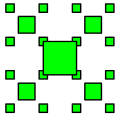

The script that drew this image:
import turtle
turtle.speed(0)
turtle.ht()

# Parameters
recursion_depth = 8  # Square's length (a power of 2)
scale =  6           # Scale for the drawing

# Draws a square with center (x, y) and the length r
def draw_square(x, y, r):
    turtle.penup()
    turtle.setposition(x, y)
    turtle.forward(r/2)
    turtle.left(90)
    turtle.forward(r/2)
    turtle.left(90)
    turtle.pendown()
    turtle.fillcolor('lime')
    turtle.begin_fill()
    for dummy_index in range(4):
        turtle.forward(r)
        turtle.left(90)
    turtle.penup()    
    turtle.setposition(x, y)
    turtle.left(180)
    turtle.end_fill()

# Main recursive function
def fractal_star(x, y, r):    
    if (int(r) <= 0):  # Termination condition
        return
    else:
        fractal_star(x-r,y+r,r/2) # recursive call:  upper left corner, half radius
        fractal_star(x+r,y+r,r/2) # recursive call: upper right corner, half radius
        fractal_star(x-r,y-r,r/2) # recursive call:  lower left corner, half radius
        fractal_star(x+r,y-r,r/2) # recursive call: lower right corner, half radius
        draw_square(scale * x, scale * y, scale * r)

# Call recursive function
fractal_star(0,0,recursion_depth)

turtle.mainloop()
